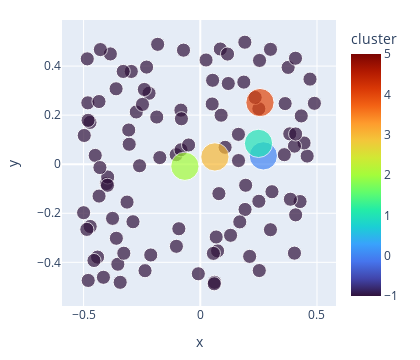

Notebook source saved alongside this figure:
### Markdown cell above
We'll start with a bunch of data points shown as small dark circles below, and a set of $k$ "centroids" shown by the large colored circles.  (They're not actually "centroids" yet but we'll get there).

### Code cell
#| code-fold: true
#| code-summary: "Show the code"
#| label: fig-kmeans-init
#| fig-cap: "Initial state of k-Means, showing data without any 'membership' (dark dots) and random centroid locations (large colored dots)"
# lots of imports to try to get the plotly plots and animations to show!
import plotly.io as pio
pio.renderers.default='notebook'
import plotly.express as px 
from plotly.offline import plot, iplot, init_notebook_mode
import plotly.graph_objs as go
init_notebook_mode(connected=True)


ndim = 2  # easier to do in 2d at first
npoints = 100
np.random.seed(1)
datak = DATA_MIN + (DATA_MAX-DATA_MIN)*np.random.rand(npoints, ndim)   # make up some random data points

k = 5        # k-Means parameter: number of clusters

# start with random centroids
centroids = DATA_MIN + 0.2+0.6*(DATA_MAX-DATA_MIN)*np.random.rand(k, ndim) # don't let the starting centroids be on the far edges of the plot
orig_centroids = centroids.copy() # save these for later when we'll make a movie


def plot_kmeans(data, centroids, cluster_memb=None): # we'll leave a way to color the data points
    all_data = np.concatenate((data,centroids))
    is_centroid = np.array( [1 if i >= npoints else 0 for i in range(all_data.shape[0])] , np.newaxis)
    sizes = is_centroid*3 + 1
    cs = cluster_memb if cluster_memb is not None else -1+np.zeros( (data.shape[0],1) ,dtype=int) 
    cs = np.append(cs, range(k)) # add the centroids
    plot_data = np.column_stack( (all_data, sizes, cs) )
    columns = ['x','y','sizes','cluster']
    df = pd.DataFrame( plot_data,  columns=columns)
    fig = px.scatter(df, x="x", y="y", color='cluster', size='sizes',  range_color=(-1,k),
            width=420, height=360, color_continuous_scale='Turbo')
    fig.update_layout(margin=dict(l=20, r=20, t=20, b=20),)#template='plotly_dark',)
    return fig

plot_kmeans(datak, centroids)

### Figure 1 — Plotly figure (JSON) as saved in the notebook; plotly's stock layout.template omitted (floating-point values rounded to 4 significant figures)
{"data": [{"hovertemplate": "x=%{x}<br>y=%{y}<br>sizes=%{marker.size}<br>cluster=%{marker.color}<extra></extra>", "legendgroup": "", "marker": {"color": [-1, -1, -1, -1, -1, -1, -1, -1, -1, -1, -1, -1, -1, -1, -1, -1, -1, -1, -1, -1, -1, -1, -1, -1, -1, -1, -1, -1, -1, -1, -1, -1, -1, -1, -1, -1, -1, -1, -1, -1, -1, -1, -1, -1, -1, -1, -1, -1, -1, -1, -1, -1, -1, -1, -1, -1, -1, -1, -1, -1, -1, -1, -1, -1, -1, -1, -1, -1, -1, -1, -1, -1, -1, -1, -1, -1, -1, -1, -1, -1, -1, -1, -1, -1, -1, -1, -1, -1, -1, -1, -1, -1, -1, -1, -1, -1, -1, -1, -1, -1, 0, 1, 2, 3, 4], "coloraxis": "coloraxis", "size": [1, 1, 1, 1, 1, 1, 1, 1, 1, 1, 1, 1, 1, 1, 1, 1, 1, 1, 1, 1, 1, 1, 1, 1, 1, 1, 1, 1, 1, 1, 1, 1, 1, 1, 1, 1, 1, 1, 1, 1, 1, 1, 1, 1, 1, 1, 1, 1, 1, 1, 1, 1, 1, 1, 1, 1, 1, 1, 1, 1, 1, 1, 1, 1, 1, 1, 1, 1, 1, 1, 1, 1, 1, 1, 1, 1, 1, 1, 1, 1, 1, 1, 1, 1, 1, 1, 1, 1, 1, 1, 1, 1, 1, 1, 1, 1, 1, 1, 1, 1, 4, 4, 4, 4, 4], "sizemode": "area", "sizeref": 0.01, "symbol": "circle"}, "mode": "markers", "name": "", "orientation": "v", "showlegend": false, "type": "scatter", "x": [-0.08298, -0.4999, -0.3532, -0.3137, -0.1032, -0.08081, -0.2955, -0.4726, -0.0827, -0.3596, 0.3007, -0.1866, 0.3764, -0.415, -0.3302, -0.4017, 0.4579, 0.1919, 0.1865, -0.4817, 0.4889, -0.2196, -0.3968, 0.4086, -0.2122, -0.4806, -0.2884, -0.008427, 0.07412, 0.08931, -0.3977, 0.1944, -0.45, 0.1638, 0.4446, 0.4034, -0.3607, -0.1023, 0.4275, 0.2508, 0.3833, 0.2509, -0.2301, -0.07191, 0.1634, -0.3853, -0.05009, -0.09186, 0.4034, -0.4971, -0.1734, 0.3859, 0.4085, -0.4842, 0.1909, -0.3277, 0.4326, -0.434, 0.2539, 0.2115, -0.4801, -0.4717, 0.36, 0.05282, -0.3758, 0.08576, 0.06103, 0.3006, 0.3071, 0.3635, 0.05624, -0.4401, -0.4554, -0.2743, 0.05972, -0.428, 0.0681, -0.2477, -0.3046, 0.47, -0.2602, 0.12, -0.3432, -0.43, 0.1063, -0.1826, 0.07975, 0.05095, 0.1692, -0.4337, 0.1297, 0.2528, -0.2397, -0.3066, 0.02467, -0.2367, 0.2351, 0.4078, -0.486, 0.1168, 0.2701, 0.2494, -0.066, 0.06259, 0.2557], "xaxis": "x", "y": [0.2203, -0.1977, -0.4077, -0.1544, 0.03882, 0.1852, 0.3781, 0.1705, 0.05869, -0.3019, 0.4683, 0.1923, 0.3946, -0.4609, 0.3781, -0.07889, 0.03317, -0.1845, 0.3346, 0.2501, 0.2482, 0.2893, -0.05211, -0.2064, -0.37, 0.1788, -0.2345, -0.4466, -0.3533, 0.1998, -0.08594, -0.08582, 0.0359, 0.01489, 0.08656, -0.3625, 0.3074, -0.3346, -0.1522, 0.226, 0.1237, -0.1511, 0.3959, 0.4648, 0.1217, 0.4495, 0.07839, -0.263, 0.07368, 0.1171, 0.02706, -0.1427, 0.1234, 0.4294, 0.4973, -0.3629, 0.1968, 0.2555, 0.423, -0.3757, -0.4738, -0.2538, 0.03883, 0.342, -0.2208, 0.4696, -0.4814, -0.267, -0.1121, 0.2471, -0.3635, -0.3787, -0.3925, 0.213, -0.4874, 0.4673, -0.2967, 0.2438, 0.08136, 0.3468, -0.00623, 0.329, -0.4814, -0.01365, 0.06885, 0.4886, -0.1199, 0.2453, -0.2351, -0.1299, -0.2898, -0.4335, 0.3048, 0.1395, 0.4248, -0.434, 0.2722, 0.432, -0.2656, 0.449, 0.03399, 0.08494, -0.008406, 0.02973, 0.2512], "yaxis": "y"}], "layout": {"coloraxis": {"cmax": 5, "cmin": -1, "colorbar": {"title": {"text": "cluster"}}, "colorscale": [[0, "#30123b"], [0.07143, "#4145ab"], [0.1429, "#4675ed"], [0.2143, "#39a2fc"], [0.2857, "#1bcfd4"], [0.3571, "#24eca6"], [0.4286, "#61fc6c"], [0.5, "#a4fc3b"], [0.5714, "#d1e834"], [0.6429, "#f3c63a"], [0.7143, "#fe9b2d"], [0.7857, "#f36315"], [0.8571, "#d93806"], [0.9286, "#b11901"], [1, "#7a0402"]]}, "height": 360, "legend": {"itemsizing": "constant", "tracegroupgap": 0}, "margin": {"b": 20, "l": 20, "r": 20, "t": 20}, "width": 420, "xaxis": {"anchor": "y", "autorange": true, "domain": [0, 1], "range": [-0.5934, 0.5823], "title": {"text": "x"}, "type": "linear"}, "yaxis": {"anchor": "x", "autorange": true, "domain": [0, 1], "range": [-0.5777, 0.5876], "title": {"text": "y"}, "type": "linear"}}}
